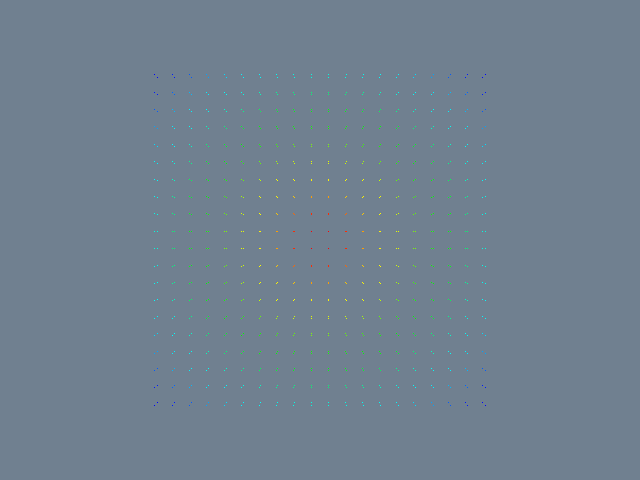

Generate this figure with Python:
#!/usr/bin/env python

# Read a VTK XML rectilinear grid (.vtr) file using
# vtkXMLRectilinearGridReader and display it with scalar coloring.  A small
# rectilinear grid is generated and written to disk if the file does not
# already exist.

import math
import os
from pathlib import Path

# Factory overrides: importing these modules registers the OpenGL rendering
# and interaction style implementations for vtkRenderingCore factory classes.
import vtkmodules.vtkInteractionStyle  # noqa: F401
import vtkmodules.vtkRenderingOpenGL2  # noqa: F401

# VTK pipeline classes used in this example
from vtkmodules.vtkCommonCore import vtkFloatArray
from vtkmodules.vtkCommonDataModel import vtkRectilinearGrid
from vtkmodules.vtkFiltersGeometry import vtkRectilinearGridGeometryFilter
from vtkmodules.vtkIOXML import (
    vtkXMLRectilinearGridReader,
    vtkXMLRectilinearGridWriter,
)
from vtkmodules.vtkRenderingCore import (
    vtkActor,
    vtkPolyDataMapper,
    vtkRenderWindow,
    vtkRenderWindowInteractor,
    vtkRenderer,
)

# Colors (normalized RGB)
slate_gray_rgb = (0.439, 0.502, 0.565)

# Data directory: defaults to the folder containing this script
data_dir = Path(os.environ.get("VPE_DATA_DIR", Path(__file__).parent))
vtr_path = data_dir / "rectilinear_grid.vtr"

# Generate a small rectilinear grid if the file does not exist
if not vtr_path.exists():
    nx, ny, nz = 20, 20, 2

    x_coords = vtkFloatArray()
    for i in range(nx):
        x_coords.InsertNextValue(i * 0.5)

    y_coords = vtkFloatArray()
    for j in range(ny):
        y_coords.InsertNextValue(j * 0.5)

    z_coords = vtkFloatArray()
    for k in range(nz):
        z_coords.InsertNextValue(k * 0.5)

    grid = vtkRectilinearGrid()
    grid.SetDimensions(nx, ny, nz)
    grid.SetXCoordinates(x_coords)
    grid.SetYCoordinates(y_coords)
    grid.SetZCoordinates(z_coords)

    scalars = vtkFloatArray()
    scalars.SetName("Distance")
    cx, cy = (nx - 1) * 0.25, (ny - 1) * 0.25
    for k in range(nz):
        for j in range(ny):
            for i in range(nx):
                x = i * 0.5
                y = j * 0.5
                scalars.InsertNextValue(math.sqrt((x - cx) ** 2 + (y - cy) ** 2))
    grid.GetPointData().SetScalars(scalars)

    writer = vtkXMLRectilinearGridWriter()
    writer.SetFileName(str(vtr_path))
    writer.SetInputData(grid)
    writer.Write()

# Reader: load the rectilinear grid
reader = vtkXMLRectilinearGridReader()
reader.SetFileName(str(vtr_path))
reader.Update()

# Filter: extract surface geometry from the rectilinear grid
geometry = vtkRectilinearGridGeometryFilter()
geometry.SetInputConnection(reader.GetOutputPort())

# Mapper: map polygon data to graphics primitives with scalar coloring
mapper = vtkPolyDataMapper()
mapper.SetInputConnection(geometry.GetOutputPort())
mapper.SetScalarRange(reader.GetOutput().GetScalarRange())

# Actor: assign the mapped geometry
actor = vtkActor()
actor.SetMapper(mapper)

# Renderer: assemble the scene
renderer = vtkRenderer()
renderer.AddActor(actor)
renderer.SetBackground(slate_gray_rgb)

# Window: display the rendered scene
render_window = vtkRenderWindow()
render_window.AddRenderer(renderer)
render_window.SetWindowName("read xml rectilineargrid")
render_window.SetMultiSamples(0)
render_window.SetSize(640, 480)

# Interactor: handle mouse and keyboard events
interactor = vtkRenderWindowInteractor()
interactor.SetRenderWindow(render_window)

# Scene: configure the camera
renderer.ResetCamera()

interactor.Initialize()
interactor.Start()
